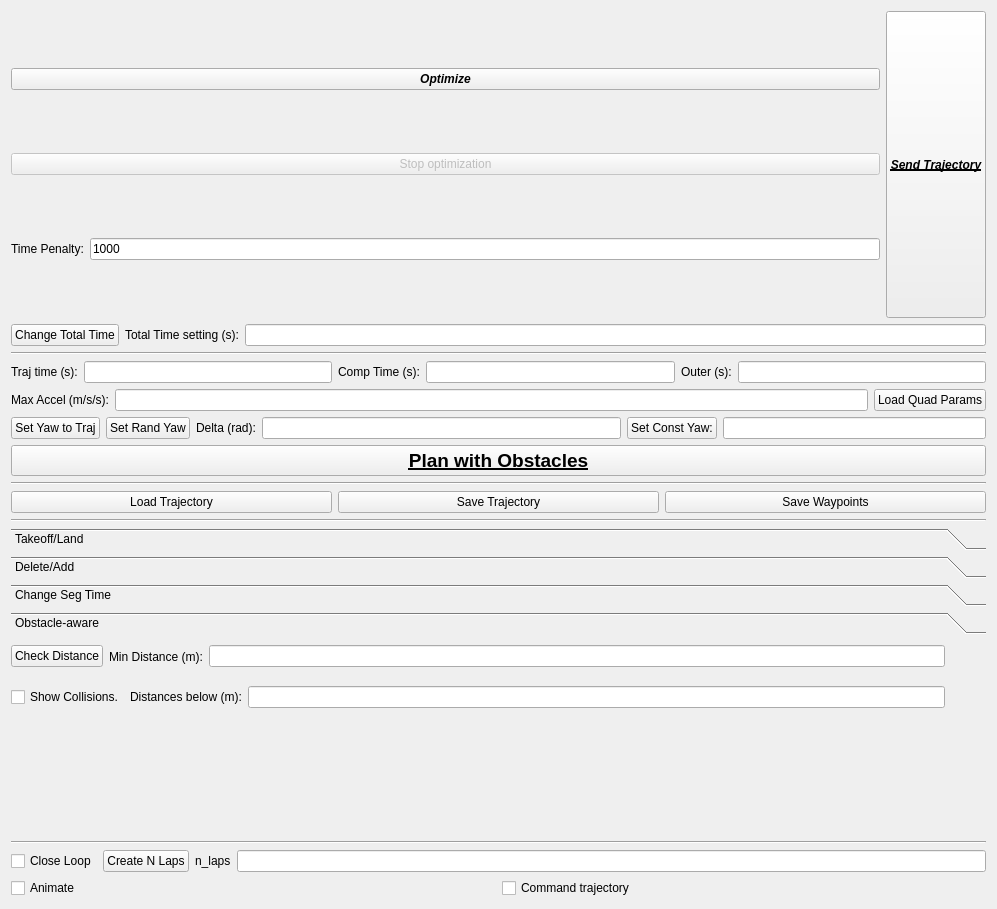
<?xml version="1.0" encoding="UTF-8"?>
<ui version="4.0">
 <class>Form</class>
 <widget class="QWidget" name="Form">
  <property name="geometry">
   <rect>
    <x>0</x>
    <y>0</y>
    <width>997</width>
    <height>909</height>
   </rect>
  </property>
  <property name="windowTitle">
   <string>Form</string>
  </property>
  <layout class="QGridLayout" name="gridLayout">
   <item row="0" column="2">
    <layout class="QHBoxLayout" name="horizontalLayout_trajeditor"/>
   </item>
   <item row="0" column="1">
    <layout class="QVBoxLayout" name="verticalLayout">
     <item>
      <layout class="QHBoxLayout" name="horizontalLayout_5">
       <item>
        <layout class="QVBoxLayout" name="verticalLayout_4">
         <item>
          <widget class="QPushButton" name="optimize_button">
           <property name="font">
            <font>
             <weight>75</weight>
             <italic>true</italic>
             <bold>true</bold>
            </font>
           </property>
           <property name="text">
            <string>Optimize</string>
           </property>
          </widget>
         </item>
         <item>
          <widget class="QPushButton" name="stop_optimize_button">
           <property name="enabled">
            <bool>false</bool>
           </property>
           <property name="text">
            <string>Stop optimization</string>
           </property>
          </widget>
         </item>
         <item>
          <layout class="QHBoxLayout" name="horizontalLayout_4">
           <item>
            <widget class="QLabel" name="label">
             <property name="text">
              <string>Time Penalty:</string>
             </property>
            </widget>
           </item>
           <item>
            <widget class="QLineEdit" name="time_penalty_line_edit">
             <property name="inputMask">
              <string/>
             </property>
             <property name="text">
              <string>1000</string>
             </property>
            </widget>
           </item>
          </layout>
         </item>
        </layout>
       </item>
       <item>
        <widget class="QPushButton" name="send_trajectory_button">
         <property name="sizePolicy">
          <sizepolicy hsizetype="Minimum" vsizetype="MinimumExpanding">
           <horstretch>0</horstretch>
           <verstretch>0</verstretch>
          </sizepolicy>
         </property>
         <property name="font">
          <font>
           <weight>75</weight>
           <italic>true</italic>
           <bold>true</bold>
           <underline>true</underline>
           <strikeout>false</strikeout>
          </font>
         </property>
         <property name="text">
          <string>Send Trajectory</string>
         </property>
        </widget>
       </item>
      </layout>
     </item>
     <item>
      <layout class="QHBoxLayout" name="horizontalLayout_25">
       <item>
        <widget class="QPushButton" name="change_total_time">
         <property name="text">
          <string>Change Total Time</string>
         </property>
        </widget>
       </item>
       <item>
        <widget class="QLabel" name="label_18">
         <property name="text">
          <string>Total Time setting (s):</string>
         </property>
        </widget>
       </item>
       <item>
        <widget class="QLineEdit" name="total_time_line_edit"/>
       </item>
      </layout>
     </item>
     <item>
      <widget class="Line" name="line_5">
       <property name="orientation">
        <enum>Qt::Horizontal</enum>
       </property>
      </widget>
     </item>
     <item>
      <layout class="QHBoxLayout" name="horizontalLayout_20">
       <item>
        <widget class="QLabel" name="label_13">
         <property name="text">
          <string>Traj time (s):</string>
         </property>
        </widget>
       </item>
       <item>
        <widget class="QLineEdit" name="traj_time_line_edit"/>
       </item>
       <item>
        <widget class="QLabel" name="label_14">
         <property name="text">
          <string>Comp Time (s):</string>
         </property>
        </widget>
       </item>
       <item>
        <widget class="QLineEdit" name="comp_time_line_edit"/>
       </item>
       <item>
        <widget class="QLabel" name="label_15">
         <property name="text">
          <string>Outer (s):</string>
         </property>
        </widget>
       </item>
       <item>
        <widget class="QLineEdit" name="outer_time_line_edit"/>
       </item>
      </layout>
     </item>
     <item>
      <layout class="QHBoxLayout" name="horizontalLayout_23">
       <item>
        <widget class="QLabel" name="label_17">
         <property name="text">
          <string>Max Accel (m/s/s):</string>
         </property>
        </widget>
       </item>
       <item>
        <widget class="QLineEdit" name="traj_accel_line_edit"/>
       </item>
       <item>
        <widget class="QPushButton" name="on_load_quad_params_button">
         <property name="text">
          <string>Load Quad Params</string>
         </property>
        </widget>
       </item>
      </layout>
     </item>
     <item>
      <layout class="QHBoxLayout" name="horizontalLayout_26">
       <item>
        <widget class="QPushButton" name="on_set_yaw_to_traj_button">
         <property name="text">
          <string>Set Yaw to Traj</string>
         </property>
        </widget>
       </item>
       <item>
        <widget class="QPushButton" name="set_yaw_to_rand_button">
         <property name="text">
          <string>Set Rand Yaw</string>
         </property>
        </widget>
       </item>
       <item>
        <widget class="QLabel" name="label_19">
         <property name="text">
          <string>Delta (rad):</string>
         </property>
        </widget>
       </item>
       <item>
        <widget class="QLineEdit" name="yaw_delta_line_edit"/>
       </item>
       <item>
        <layout class="QHBoxLayout" name="horizontalLayout_27">
         <item>
          <widget class="QPushButton" name="set_constant_yaw_button">
           <property name="text">
            <string>Set Const Yaw:</string>
           </property>
          </widget>
         </item>
         <item>
          <widget class="QLineEdit" name="const_yaw_line_edit"/>
         </item>
        </layout>
       </item>
      </layout>
     </item>
     <item>
      <widget class="QPushButton" name="plan_with_obstacles_button">
       <property name="font">
        <font>
         <pointsize>14</pointsize>
         <weight>75</weight>
         <bold>true</bold>
         <underline>true</underline>
        </font>
       </property>
       <property name="text">
        <string>Plan with Obstacles</string>
       </property>
      </widget>
     </item>
     <item>
      <widget class="Line" name="line_4">
       <property name="orientation">
        <enum>Qt::Horizontal</enum>
       </property>
      </widget>
     </item>
     <item>
      <layout class="QHBoxLayout" name="horizontalLayout_24">
       <item>
        <widget class="QPushButton" name="load_trajectory_button">
         <property name="text">
          <string>Load Trajectory</string>
         </property>
        </widget>
       </item>
       <item>
        <widget class="QPushButton" name="save_trajectory_button">
         <property name="text">
          <string>Save Trajectory</string>
         </property>
        </widget>
       </item>
       <item>
        <widget class="QPushButton" name="save_waypoints_from_traj_button">
         <property name="text">
          <string>Save Waypoints</string>
         </property>
        </widget>
       </item>
      </layout>
     </item>
     <item>
      <widget class="Line" name="line_3">
       <property name="orientation">
        <enum>Qt::Horizontal</enum>
       </property>
      </widget>
     </item>
     <item>
      <widget class="QToolBox" name="toolBox">
       <property name="sizePolicy">
        <sizepolicy hsizetype="MinimumExpanding" vsizetype="MinimumExpanding">
         <horstretch>0</horstretch>
         <verstretch>0</verstretch>
        </sizepolicy>
       </property>
       <property name="minimumSize">
        <size>
         <width>0</width>
         <height>10</height>
        </size>
       </property>
       <property name="currentIndex">
        <number>3</number>
       </property>
       <widget class="QWidget" name="page">
        <property name="geometry">
         <rect>
          <x>0</x>
          <y>0</y>
          <width>961</width>
          <height>93</height>
         </rect>
        </property>
        <attribute name="label">
         <string>Takeoff/Land</string>
        </attribute>
        <widget class="QWidget" name="verticalLayoutWidget">
         <property name="geometry">
          <rect>
           <x>20</x>
           <y>0</y>
           <width>455</width>
           <height>111</height>
          </rect>
         </property>
         <layout class="QVBoxLayout" name="verticalLayout_5">
          <item>
           <layout class="QHBoxLayout" name="horizontalLayout_21">
            <item>
             <widget class="QPushButton" name="set_start_and_end">
              <property name="font">
               <font>
                <weight>75</weight>
                <bold>true</bold>
                <underline>true</underline>
               </font>
              </property>
              <property name="text">
               <string>Setup Take-Off and Land</string>
              </property>
             </widget>
            </item>
            <item>
             <widget class="QPushButton" name="add_landing_button">
              <property name="text">
               <string>Add Landing</string>
              </property>
             </widget>
            </item>
            <item>
             <widget class="QPushButton" name="add_takeoff_button">
              <property name="text">
               <string>Add Take-Off</string>
              </property>
             </widget>
            </item>
           </layout>
          </item>
          <item>
           <layout class="QHBoxLayout" name="horizontalLayout_22">
            <item>
             <widget class="QPushButton" name="set_first_waypoint_to_drone_button">
              <property name="font">
               <font>
                <pointsize>11</pointsize>
               </font>
              </property>
              <property name="text">
               <string>Set Start to Drone</string>
              </property>
              <property name="checkable">
               <bool>false</bool>
              </property>
              <property name="autoDefault">
               <bool>false</bool>
              </property>
              <property name="default">
               <bool>false</bool>
              </property>
              <property name="flat">
               <bool>false</bool>
              </property>
             </widget>
            </item>
            <item>
             <widget class="QPushButton" name="set_first_waypoint_above_drone_button">
              <property name="text">
               <string>Set Start Above Drone</string>
              </property>
             </widget>
            </item>
           </layout>
          </item>
          <item>
           <layout class="QHBoxLayout" name="horizontalLayout_10">
            <item>
             <layout class="QHBoxLayout" name="horizontalLayout_13">
              <item>
               <widget class="QLabel" name="label_8">
                <property name="text">
                 <string>entry_time</string>
                </property>
               </widget>
              </item>
              <item>
               <widget class="QLineEdit" name="entry_time_line_edit"/>
              </item>
             </layout>
            </item>
            <item>
             <layout class="QHBoxLayout" name="horizontalLayout_14">
              <item>
               <widget class="QLabel" name="label_9">
                <property name="text">
                 <string>exit_time</string>
                </property>
               </widget>
              </item>
              <item>
               <widget class="QLineEdit" name="exit_time_line_edit"/>
              </item>
             </layout>
            </item>
           </layout>
          </item>
         </layout>
        </widget>
       </widget>
       <widget class="QWidget" name="page_4">
        <property name="geometry">
         <rect>
          <x>0</x>
          <y>0</y>
          <width>961</width>
          <height>93</height>
         </rect>
        </property>
        <attribute name="label">
         <string>Delete/Add</string>
        </attribute>
        <widget class="QWidget" name="layoutWidget_2">
         <property name="geometry">
          <rect>
           <x>10</x>
           <y>0</y>
           <width>555</width>
           <height>116</height>
          </rect>
         </property>
         <layout class="QVBoxLayout" name="verticalLayout_2">
          <item>
           <layout class="QHBoxLayout" name="horizontalLayout_9">
            <item>
             <layout class="QHBoxLayout" name="horizontalLayout">
              <item>
               <layout class="QVBoxLayout" name="verticalLayout_3">
                <item>
                 <widget class="QPushButton" name="delete_waypoint_button">
                  <property name="minimumSize">
                   <size>
                    <width>0</width>
                    <height>0</height>
                   </size>
                  </property>
                  <property name="text">
                   <string>Delete Waypoint</string>
                  </property>
                 </widget>
                </item>
                <item>
                 <widget class="QPushButton" name="add_waypoint_button">
                  <property name="text">
                   <string>Add Waypoint</string>
                  </property>
                 </widget>
                </item>
               </layout>
              </item>
              <item>
               <widget class="QLabel" name="label_2">
                <property name="text">
                 <string>index:</string>
                </property>
               </widget>
              </item>
              <item>
               <widget class="QLineEdit" name="index_line_edit"/>
              </item>
             </layout>
            </item>
           </layout>
          </item>
          <item>
           <layout class="QHBoxLayout" name="horizontalLayout_3">
            <item>
             <layout class="QHBoxLayout" name="horizontalLayout_7">
              <item>
               <widget class="QLabel" name="label_5">
                <property name="text">
                 <string>x:</string>
                </property>
               </widget>
              </item>
              <item>
               <widget class="QLineEdit" name="x_waypoint_line_edit"/>
              </item>
             </layout>
            </item>
            <item>
             <layout class="QHBoxLayout" name="horizontalLayout_2">
              <item>
               <widget class="QLabel" name="label_3">
                <property name="text">
                 <string>y:</string>
                </property>
               </widget>
              </item>
              <item>
               <widget class="QLineEdit" name="y_waypoint_line_edit"/>
              </item>
             </layout>
            </item>
            <item>
             <layout class="QHBoxLayout" name="horizontalLayout_8">
              <item>
               <layout class="QHBoxLayout" name="horizontalLayout_6">
                <item>
                 <widget class="QLabel" name="label_4">
                  <property name="text">
                   <string>z:</string>
                  </property>
                 </widget>
                </item>
                <item>
                 <widget class="QLineEdit" name="z_waypoint_line_edit"/>
                </item>
               </layout>
              </item>
              <item>
               <widget class="QLabel" name="label_6">
                <property name="text">
                 <string>yaw:</string>
                </property>
               </widget>
              </item>
              <item>
               <widget class="QLineEdit" name="yaw_waypoint_line_edit"/>
              </item>
             </layout>
            </item>
           </layout>
          </item>
         </layout>
        </widget>
       </widget>
       <widget class="QWidget" name="page_5">
        <property name="geometry">
         <rect>
          <x>0</x>
          <y>0</y>
          <width>961</width>
          <height>93</height>
         </rect>
        </property>
        <attribute name="label">
         <string>Change Seg Time</string>
        </attribute>
        <widget class="QWidget" name="layoutWidget_3">
         <property name="geometry">
          <rect>
           <x>0</x>
           <y>0</y>
           <width>555</width>
           <height>33</height>
          </rect>
         </property>
         <layout class="QHBoxLayout" name="horizontalLayout_18">
          <item>
           <widget class="QPushButton" name="change_segment_time">
            <property name="sizePolicy">
             <sizepolicy hsizetype="Minimum" vsizetype="MinimumExpanding">
              <horstretch>0</horstretch>
              <verstretch>0</verstretch>
             </sizepolicy>
            </property>
            <property name="minimumSize">
             <size>
              <width>0</width>
              <height>5</height>
             </size>
            </property>
            <property name="text">
             <string>Change Seg Time</string>
            </property>
           </widget>
          </item>
          <item>
           <widget class="QLabel" name="label_10">
            <property name="text">
             <string>Seg #:</string>
            </property>
           </widget>
          </item>
          <item>
           <widget class="QLineEdit" name="time_index_line_edit">
            <property name="sizePolicy">
             <sizepolicy hsizetype="Expanding" vsizetype="MinimumExpanding">
              <horstretch>0</horstretch>
              <verstretch>0</verstretch>
             </sizepolicy>
            </property>
           </widget>
          </item>
          <item>
           <widget class="QLabel" name="label_12">
            <property name="text">
             <string>Time (s):</string>
            </property>
           </widget>
          </item>
          <item>
           <widget class="QLineEdit" name="edit_time_line_edit">
            <property name="sizePolicy">
             <sizepolicy hsizetype="Expanding" vsizetype="MinimumExpanding">
              <horstretch>0</horstretch>
              <verstretch>0</verstretch>
             </sizepolicy>
            </property>
           </widget>
          </item>
         </layout>
        </widget>
       </widget>
       <widget class="QWidget" name="page_2">
        <property name="geometry">
         <rect>
          <x>0</x>
          <y>0</y>
          <width>961</width>
          <height>161</height>
         </rect>
        </property>
        <attribute name="label">
         <string>Obstacle-aware</string>
        </attribute>
        <widget class="QWidget" name="layoutWidget">
         <property name="geometry">
          <rect>
           <x>0</x>
           <y>0</y>
           <width>934</width>
           <height>33</height>
          </rect>
         </property>
         <layout class="QHBoxLayout" name="horizontalLayout_19">
          <item>
           <widget class="QPushButton" name="check_distance_button">
            <property name="text">
             <string>Check Distance</string>
            </property>
           </widget>
          </item>
          <item>
           <widget class="QLabel" name="label_16">
            <property name="text">
             <string>Min Distance (m):</string>
            </property>
           </widget>
          </item>
          <item>
           <widget class="QLineEdit" name="traj_dist_line_edit"/>
          </item>
         </layout>
        </widget>
        <widget class="QWidget" name="layoutWidget">
         <property name="geometry">
          <rect>
           <x>0</x>
           <y>43</y>
           <width>934</width>
           <height>28</height>
          </rect>
         </property>
         <layout class="QHBoxLayout" name="horizontalLayout_17">
          <item>
           <widget class="QCheckBox" name="show_collision_checkbox">
            <property name="text">
             <string>Show Collisions.</string>
            </property>
           </widget>
          </item>
          <item>
           <widget class="QLabel" name="label_11">
            <property name="text">
             <string>Distances below (m):</string>
            </property>
           </widget>
          </item>
          <item>
           <widget class="QLineEdit" name="collide_sphere_val_line_edit"/>
          </item>
         </layout>
        </widget>
       </widget>
      </widget>
     </item>
     <item>
      <widget class="Line" name="line_7">
       <property name="orientation">
        <enum>Qt::Horizontal</enum>
       </property>
      </widget>
     </item>
     <item>
      <layout class="QHBoxLayout" name="horizontalLayout_11">
       <item>
        <widget class="QCheckBox" name="close_loop_checkbox">
         <property name="text">
          <string>Close Loop</string>
         </property>
        </widget>
       </item>
       <item>
        <widget class="QPushButton" name="create_n_laps_button">
         <property name="text">
          <string>Create N Laps</string>
         </property>
        </widget>
       </item>
       <item>
        <layout class="QHBoxLayout" name="horizontalLayout_12">
         <item>
          <widget class="QLabel" name="label_7">
           <property name="text">
            <string>n_laps</string>
           </property>
          </widget>
         </item>
         <item>
          <widget class="QLineEdit" name="n_laps_line_edit"/>
         </item>
        </layout>
       </item>
      </layout>
     </item>
     <item>
      <layout class="QHBoxLayout" name="horizontalLayout_30">
       <item>
        <widget class="QCheckBox" name="animate_checkbox">
         <property name="text">
          <string>Animate</string>
         </property>
        </widget>
       </item>
       <item>
        <widget class="QCheckBox" name="command_checkbox">
         <property name="text">
          <string>Command trajectory</string>
         </property>
        </widget>
       </item>
      </layout>
     </item>
     <item>
      <layout class="QHBoxLayout" name="horizontalLayout_16"/>
     </item>
    </layout>
   </item>
   <item row="0" column="0">
    <layout class="QHBoxLayout" name="horizontalLayout_28"/>
   </item>
  </layout>
 </widget>
 <resources/>
 <connections/>
</ui>
